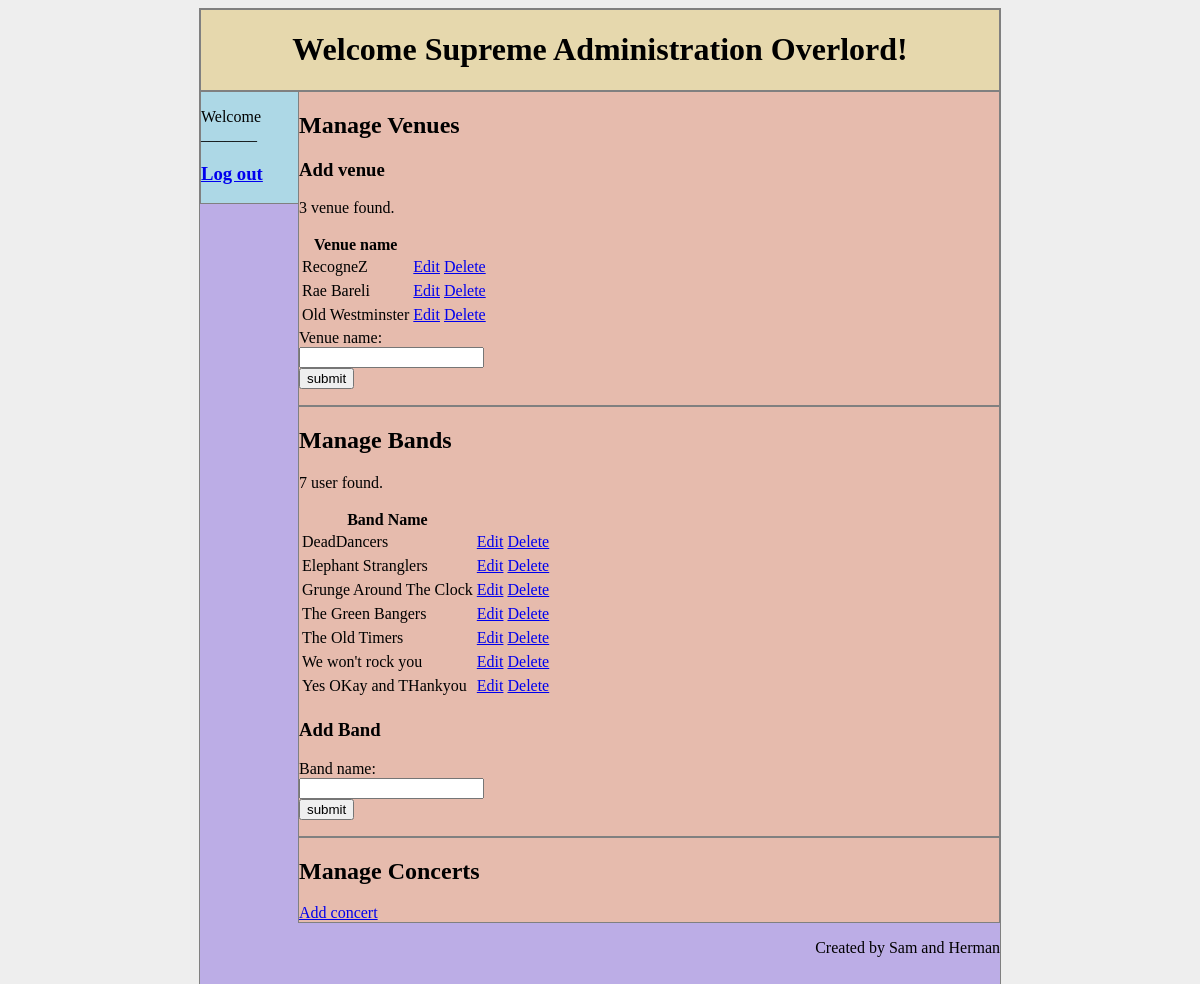
/New/Admin/AdminPage.php, run on the app's committed database.
### tables this page shows
CREATE TABLE `venue` (
  `venue_id` int(4) UNSIGNED NOT NULL,
  `venue_name` varchar(50) NOT NULL,
  `capacity` smallint(4) UNSIGNED NOT NULL
);

CREATE TABLE `band` (
  `band_id` int(11) UNSIGNED NOT NULL,
  `band_name` varchar(50) NOT NULL
);

### New/Admin/AdminPage.php (the view, shortened to what this page needs)
<?php
  @ $db = new mysqli('localhost', 'root', '', 'assignmentone');
?>
<html>
<head>
  <link rel="stylesheet" type="text/css" href="AdminPageStyle.css" />
</head>
<body>
  <div id="container">
      <div id="header">
        <h1>Welcome Supreme Administration Overlord!</h1>
      </div>
      <div id="main">
          <h2>Manage Venues</h2>
		  <body>
<h3>Add venue</h3>
<?php
$query = "SELECT * FROM venue";
 	$results = $db->query($query);
  	echo '<p>'.$results->num_rows.' venue found.</p>';
  echo '<table><tr>';
  echo '<th>Venue name</th>';
  echo '</tr>';
  while ($row = $results->fetch_assoc())
  {
    echo '<tr><td>'.$row['venue_name'].'</td>';
	echo '<td><a href="editVenue.php?edit_id='.$row['venue_id'].'">Edit</a> ';
    echo "<td><a onClick=\"javascript: return confirm('Please confirm deletion');\" href='AdminPage.php?del_id=".$row['venue_id']."'>Delete</a></td><tr>";
  }
    echo '</table>';
include_once 'addVenue.php';
?>
</body>
</div>
	<div id="bookings">
        <h2>Manage Bands</h2>
<?php
  @ $db = new mysqli('localhost', 'root', '', 'assignmentone');
    $query = "SELECT * FROM band";
	$results = $db->query($query);
	echo '<p>'.$results->num_rows.' user found.</p>';
  echo '<table><tr>';
  echo '<th>Band Name</th>';
  echo '</tr>';
  while ($row = $results->fetch_assoc())
  {
    echo '<tr><td>'.$row['band_name'].'</td>';
  echo '<td><a href="editBand.php?edit_id='.$row['band_id'].'">Edit</a> ';
  echo "<td><a onClick=\"javascript: return confirm('Please confirm deletion');\" href='AdminPage.php?del_id=".$row['band_id']."'>Delete</a></td><tr>";
  }
  echo '</table>';
?>
        <h3>Add Band</h3>
		  <?php
include_once 'addBand.php';
?>
      </div>
	  <div id="main">
          <h2>Manage Concerts</h2>
        <a href = "addConcert.php" >Add concert</a>
      </div>
            <div id="nav">
		<p>Welcome _______</p>
         <h3><a href="logout.php">Log out</a></h3>
      </div>
      <div id="footer">
          <p>Created by Sam and Herman</p>
      </div>
  </div>
</body>

### New/Admin/AdminPageStyle.css (style rules this page uses)
body { background-color: #EEEEEE; }
#container { background-color:#bcade6; width: 800px; height: 1500px; margin-left: auto; margin-right: auto; border: 1px solid grey; }
#header { background-color: #e6d8ad; border: 1px solid grey; text-align: center; }
#nav { width: 100px; border: 1px solid grey; background-color:#ADD8E6; }
#main { width: 700px; float: right; background-color: #e6bbad; border: 1px solid grey; }
#bookings { width: 700px; float: right; clear: both; background-color:#e6bbad; border: 1px solid grey; }
#footer { float: right; clear: right; }

### data on the page
venue: venue_name "RecogneZ"
venue: venue_name "Rae Bareli"
venue: venue_name "Old Westminster"
band: band_name "DeadDancers"
band: band_name "Elephant Stranglers"
band: band_name "Grunge Around The Clock"
band: band_name "The Green Bangers"
band: band_name "The Old Timers"
band: band_name "We won't rock you"
band: band_name "Yes OKay and THankyou"

### other printed values
$results->num_rows "3"
$results->num_rows "7"
